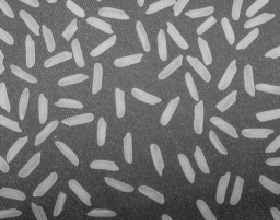
#> input picture img/rice.jpg, 280 x 220 px
$ python growSeed.py
#> lines starting #> are read from the running program, lines starting #| are printed output that depends on the picture; after the words box and inside, x2 and y2 are one past the last pixel; in counts of white or black regions, pixels touching at a corner belong together
### _stack.py
# -*- coding: utf-8 -*-
'''
 * @Author: ZQ.Pei
 * @Date: 2018-06-03 16:59:39
 * @Last Modified by:   ZQ.Pei
 * @Last Modified time: 2018-06-03 16:59:39
'''

class Stack(object):
    def __init__(self):
        self._item = []

    def push(self, value):
        self._item.append(value)

    def pop(self):
        return self._item.pop()

    def size(self):
        return len(self._item)

    def is_empty(self):
        return True if self.size() == 0 else False

    def empty(self):
        self._item = []


### growSeed.py
# -*- coding: utf-8 -*-
'''
 * @Author: ZQ.Pei
 * @Date: 2018-06-03 16:59:35
 * @Last Modified by:   ZQ.Pei
 * @Last Modified time: 2018-06-03 16:59:35
'''

from _stack import Stack
import cv2
import numpy as np
import time


class GrowSeedAlgo(object):
    '''
        only for binary image
    '''
    def __init__(self, im=None, im_path=None):
        self.stack = Stack()

        if im is not None:
            self.im = im
        elif im_path is not None:
            self.imread(im_path)
        else:
            raise ValueError("No Input image!")


        self.im_size = self.im.shape
        self.im_height, self.im_width = self.im_size
        self.im_label = np.full_like(self.im, 0)
        #import ipdb; ipdb.set_trace()
        self.max_label = 0


    def imread(self, img_path):
        self.im_path = im_path
        self.im = cv2.imread(im_path)


    def start(self):
        for x0 in range(self.im_height):
            for y0 in range(self.im_width):
                if self.im_label[x0,y0] == 0 and self.im[x0,y0] != 0:  # self.im[x0,y0]!=0 get rid of background
                    self.max_label += 1
                    self.im_label[x0,y0] = self.max_label
                    self.stack.push((x0,y0))
                    while not self.stack.is_empty():
                        x,y = self.stack.pop()
                        self.grow(x,y)
                    cv2.imshow('growseed',self.im_label/self.max_label)
                    cv2.waitKey(0)

    def grow(self, x0,y0):
        current_label = self.im_label[x0,y0]
        for x,y in self._get_neighbour(x0,y0):
            if self.im_label[x,y] == 0 and self.im[x,y] == self.im[x0,y0]:  # threshold
                self.im_label[x,y] = current_label
                self.stack.push((x,y))


                #print((self.im_label/self.max_label).shape)
                #cv2.imshow('growseed',self.im_label/self.max_label)
                #cv2.waitKey(1)

    def _get_neighbour(self, x0, y0):
        neighbour = []
        for i in (-1,0,1):
            for j in (-1,0,1):
                if (i,j) == (0,0):
                    continue
                x = x0+i
                y = y0+j
                if self._in_region(x,y):
                    neighbour.append((x,y))
        return neighbour

    def _in_region(self, x,y):
        return True if 0<=x<self.im_height and 0<=y<self.im_width else False


def main():


    ori_im = cv2.imread('img/rice.jpg', 0) # read a gray image
#> ori_im is the input picture: shape (220, 280); min 32, max 216, mean 115.4
    #import ipdb; ipdb.set_trace()

    #cv2.imshow('ori_im',ori_im)
    #cv2.waitKey(0)
    bin_im = ((ori_im>125)*255).astype(np.uint8)[:,:]
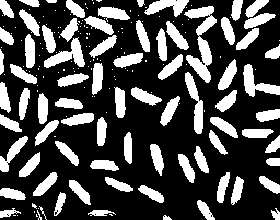
#> bin_im: shape (220, 280); 29.3% white; 187 white regions (112 under 20 px), largest, box (x1, y1, x2, y2) and area: (184, 6, 217, 83) 999, (44, 37, 85, 68) 524, (243, 64, 280, 97) 495
    #cv2.imshow('bin_im',bin_im)
    #cv2.waitKey(0)

    gs = GrowSeedAlgo(im=bin_im)
    gs.start()
#> the loop in start, `for x0 in range(self.im_height):` made 220 passes
#> pass 1, in start, `cv2.imshow('growseed',self.im_label/self.max_label)`:
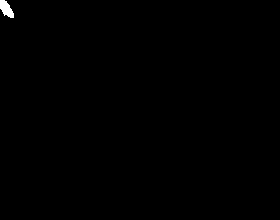
#> window 'growseed': shape (220, 280) float64; values 0 (black) and 1 (white), 0.26% white; 1 white region, box (x1, y1, x2, y2) and area: (0, 0, 14, 18) 158
#> pass 1, in start, `cv2.imshow('growseed',self.im_label/self.max_label)`:
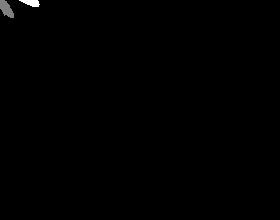
#> window 'growseed': shape (220, 280) float64; min 0, max 1, mean 0.00284
#> pass 1, in start, `cv2.imshow('growseed',self.im_label/self.max_label)`:
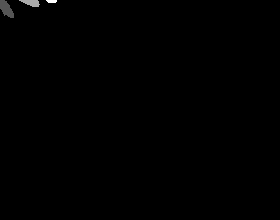
#> window 'growseed': shape (220, 280) float64; min 0, max 1, mean 0.00236
#> pass 1, in start, `cv2.imshow('growseed',self.im_label/self.max_label)`:
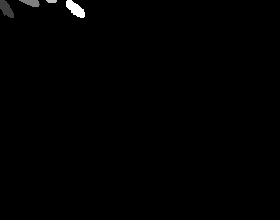
#> window 'growseed': shape (220, 280) float64; min 0, max 1, mean 0.00497
#> after the loop in start, `for x0 in range(self.im_height):`:
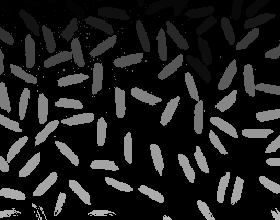
#> self.im_label: shape (220, 280); min 0, max 187, mean 29.9

if __name__ == '__main__':
    main()
